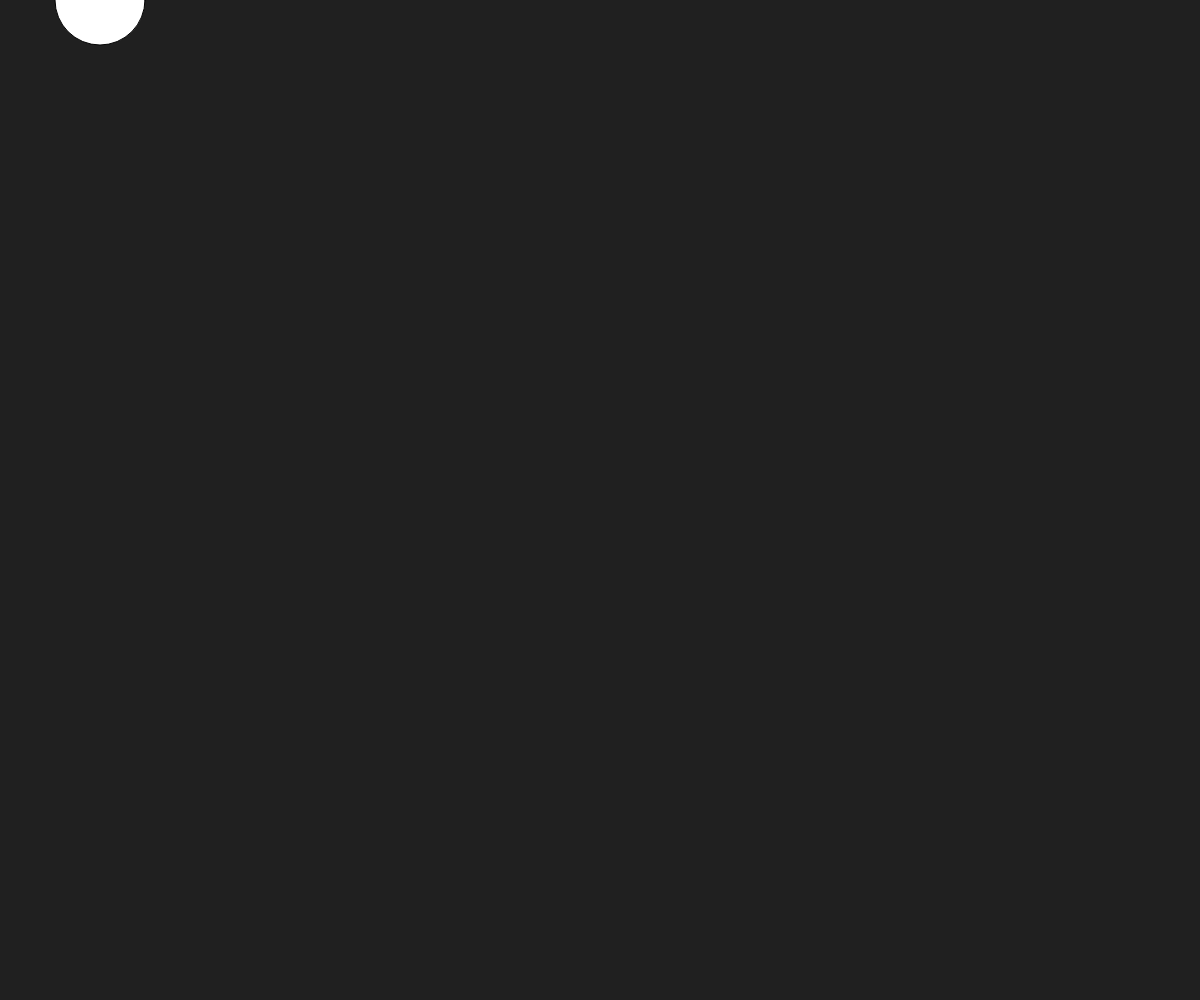
Frame 1 (no input)
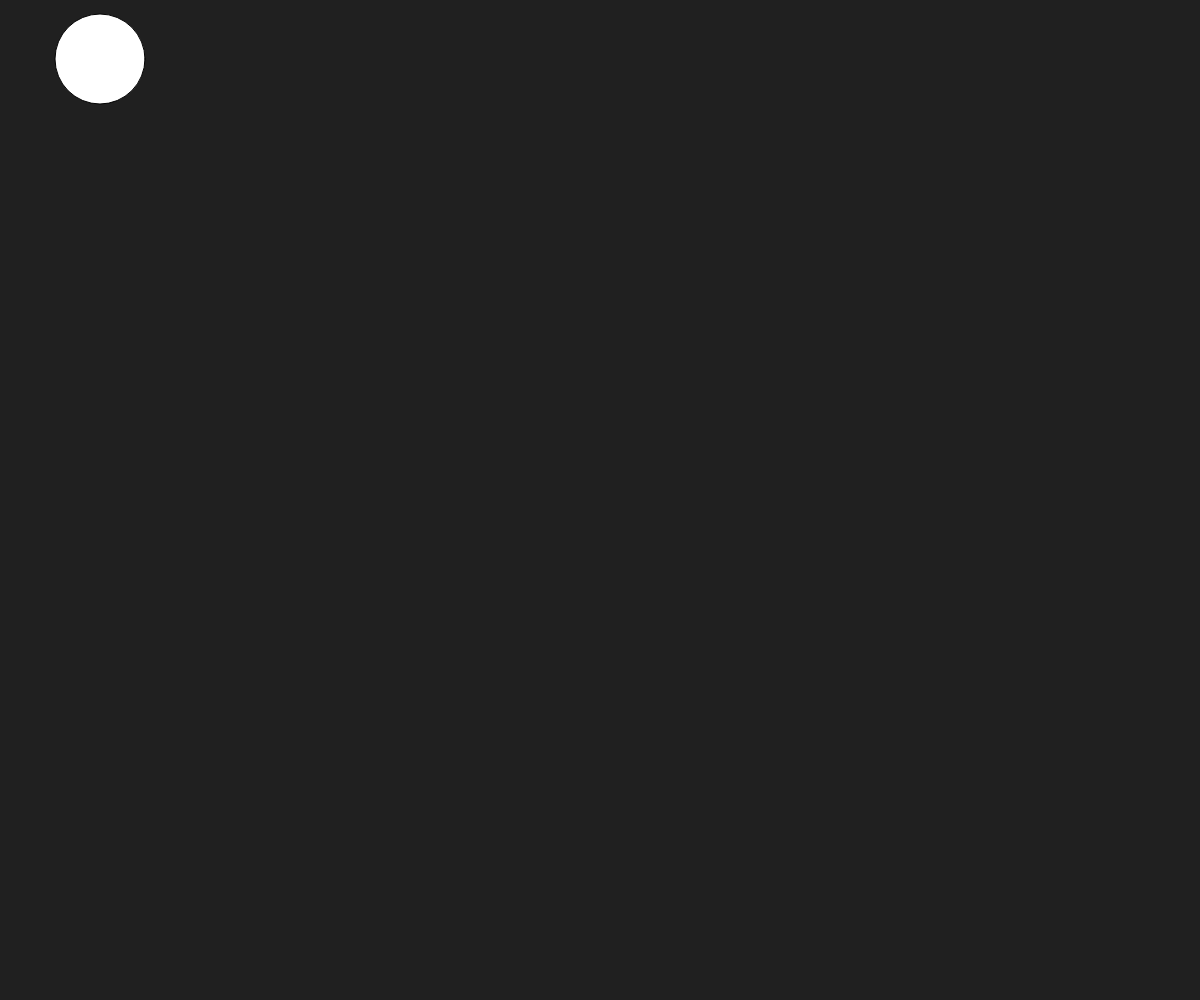
Frame 60 (no input)
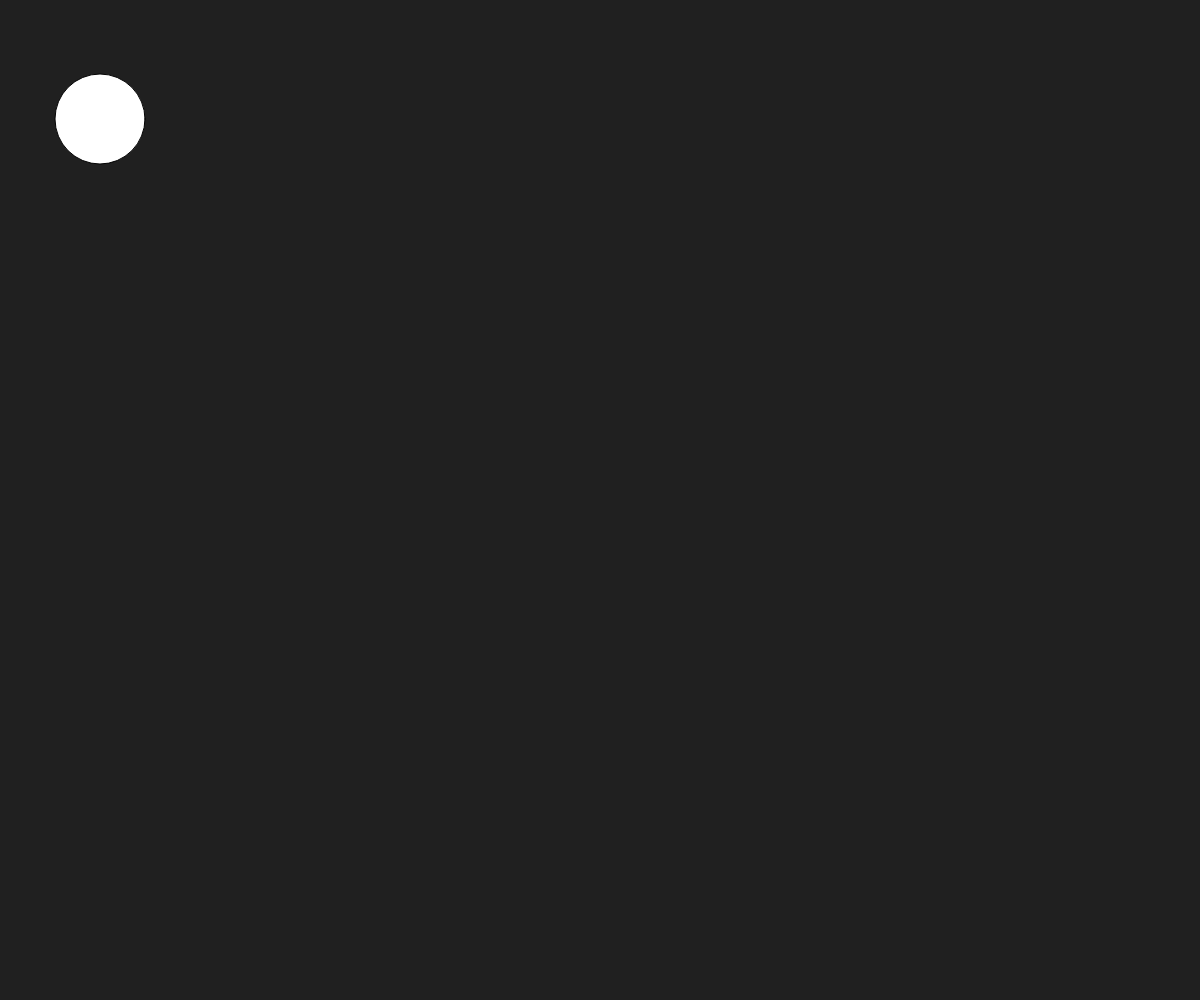
Frame 120 (the mouse pressed at the canvas centre since frame 60)

The p5.js sketch that drew these frames (run headless with seeded random() and noise() and a simulated clock; from frame 60 on, the mouse is pressed at the canvas centre):

// p5.js sketch
// ── sketch.js
let circleY = 0;

function setup() {
  createCanvas(innerWidth, innerHeight);
  frameRate(60);
}

function draw() {
  // clear out old frames
  background(32);

  circle(100, circleY, 90);

  circleY += 1;
}
